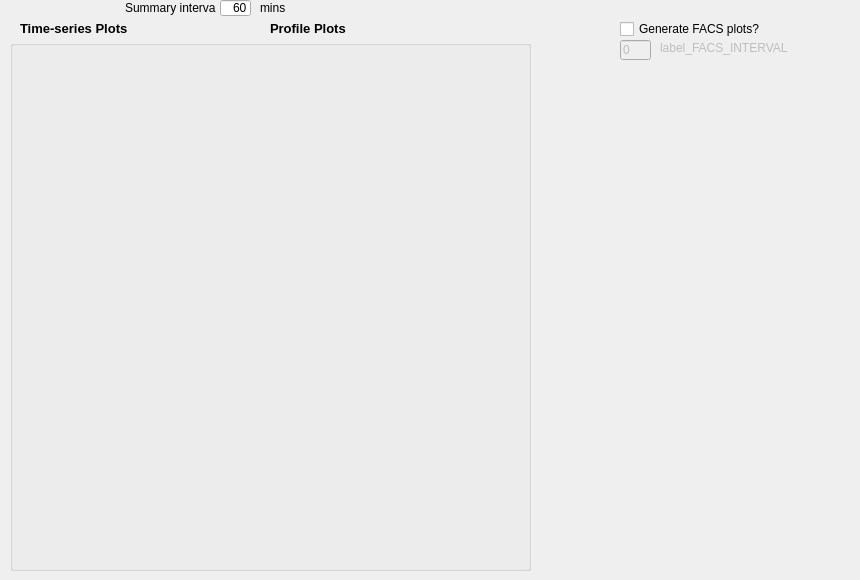
          <widget class="QWidget" name="tab_graphs">
           <attribute name="title">
            <string>Graphs</string>
           </attribute>
           <widget class="QGroupBox" name="groupBox_graphselect">
            <property name="geometry">
             <rect>
              <x>10</x>
              <y>40</y>
              <width>521</width>
              <height>531</height>
             </rect>
            </property>
            <property name="title">
             <string/>
            </property>
           </widget>
           <widget class="QLabel" name="label_timeseries">
            <property name="geometry">
             <rect>
              <x>20</x>
              <y>20</y>
              <width>161</width>
              <height>16</height>
             </rect>
            </property>
            <property name="font">
             <font>
              <pointsize>10</pointsize>
              <weight>75</weight>
              <bold>true</bold>
             </font>
            </property>
            <property name="text">
             <string>Time-series Plots</string>
            </property>
           </widget>
           <widget class="QLabel" name="label_profile">
            <property name="geometry">
             <rect>
              <x>270</x>
              <y>20</y>
              <width>111</width>
              <height>16</height>
             </rect>
            </property>
            <property name="font">
             <font>
              <pointsize>10</pointsize>
              <weight>75</weight>
              <bold>true</bold>
             </font>
            </property>
            <property name="text">
             <string>Profile Plots</string>
            </property>
           </widget>
           <widget class="QMyCheckBox" name="checkBox_FACS_PLOT">
            <property name="geometry">
             <rect>
              <x>620</x>
              <y>20</y>
              <width>151</width>
              <height>18</height>
             </rect>
            </property>
            <property name="text">
             <string>Generate FACS plots?</string>
            </property>
           </widget>
           <widget class="QLineEdit" name="line_FACS_INTERVAL">
            <property name="enabled">
             <bool>false</bool>
            </property>
            <property name="geometry">
             <rect>
              <x>620</x>
              <y>40</y>
              <width>31</width>
              <height>20</height>
             </rect>
            </property>
            <property name="text">
             <string>0</string>
            </property>
           </widget>
           <widget class="QLabel" name="label_FACS_INTERVAL">
            <property name="enabled">
             <bool>false</bool>
            </property>
            <property name="geometry">
             <rect>
              <x>660</x>
              <y>40</y>
              <width>191</width>
              <height>16</height>
             </rect>
            </property>
            <property name="text">
             <string>label_FACS_INTERVAL</string>
            </property>
           </widget>
           <widget class="QLineEdit" name="lineEdit_summary_interval">
            <property name="geometry">
             <rect>
              <x>220</x>
              <y>0</y>
              <width>31</width>
              <height>16</height>
             </rect>
            </property>
            <property name="text">
             <string>60</string>
            </property>
            <property name="alignment">
             <set>Qt::AlignRight|Qt::AlignTrailing|Qt::AlignVCenter</set>
            </property>
           </widget>
           <widget class="QLabel" name="label_mins">
            <property name="geometry">
             <rect>
              <x>260</x>
              <y>0</y>
              <width>41</width>
              <height>16</height>
             </rect>
            </property>
            <property name="text">
             <string>mins</string>
            </property>
           </widget>
           <widget class="QLabel" name="label_summary_interval">
            <property name="geometry">
             <rect>
              <x>125</x>
              <y>0</y>
              <width>91</width>
              <height>16</height>
             </rect>
            </property>
            <property name="text">
             <string>Summary interval:</string>
            </property>
           </widget>
          </widget>
